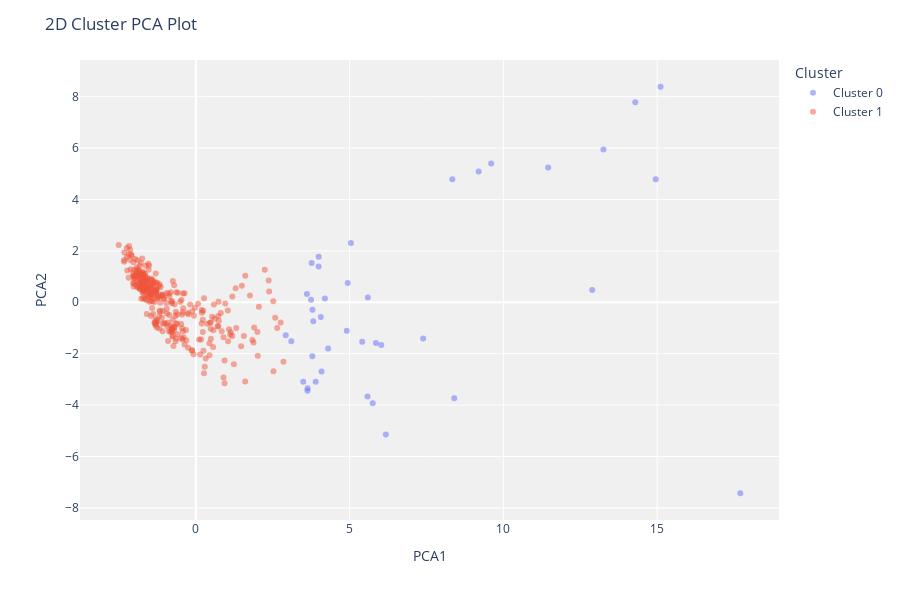

Notebook code for this chart:
### Code cell
plot_model(kmeans) # 0 seems to be "s" (without chatter)\ and 1 seems to be "c" (with chatter)

### Figure 1 — Plotly figure (JSON) as saved in the notebook; plotly's stock layout.template omitted (floating-point values rounded to 4 significant figures; data arrays with more than 128 entries replaced by an {"elided": "..."} marker saying what was removed)
{"data": [{"customdata": [[100], [52], [53], [54], [152], [151], [62], [63], [69], [71], [144], [141], [139], [78], [43], [301], [132], [87], [131], [128], [92], [127], [96], [97], [124], [101], [107], [116], [115], [137], [38], [55], [113], [11], [24], [4], [15], [28], [3], [16]], "hovertemplate": "Cluster=Cluster 0<br>PCA1=%{x}<br>PCA2=%{y}<br>Feature=%{customdata[0]}<extra></extra>", "legendgroup": "Cluster 0", "marker": {"color": "#636efa", "opacity": 0.5, "symbol": "circle"}, "mode": "markers", "name": "Cluster 0", "orientation": "v", "showlegend": true, "textposition": "top center", "type": "scatter", "x": [3.793, 5.593, 4.908, 14.29, 12.89, 9.603, 4.088, 4.064, 4.197, 14.95, 3.633, 5.581, 3.631, 6.028, 5.042, 3.106, 7.392, 3.611, 8.403, 4.938, 3.789, 2.923, 3.818, 5.409, 3.992, 3.898, 15.11, 3.767, 4.301, 17.7, 6.179, 3.747, 8.341, 5.752, 3.995, 5.857, 3.492, 9.196, 13.25, 11.46], "xaxis": "x", "y": [-0.2932, 0.1894, -1.108, 7.777, 0.477, 5.399, -2.69, -0.5751, 0.1451, 4.783, -3.346, -3.666, -3.444, -1.659, 2.307, -1.517, -1.413, 0.3181, -3.737, 0.752, -2.101, -1.285, -0.7416, -1.54, 1.389, -3.092, 8.385, 1.533, -1.798, -7.43, -5.143, 0.09803, 4.786, -3.925, 1.769, -1.588, -3.089, 5.084, 5.945, 5.245], "yaxis": "y"}, {"customdata": {"elided": "324x1 int values"}, "hovertemplate": "Cluster=Cluster 1<br>PCA1=%{x}<br>PCA2=%{y}<br>Feature=%{customdata[0]}<extra></extra>", "legendgroup": "Cluster 1", "marker": {"color": "#EF553B", "opacity": 0.5, "symbol": "circle"}, "mode": "markers", "name": "Cluster 1", "orientation": "v", "showlegend": true, "textposition": "top center", "type": "scatter", "x": {"elided": "324 float values"}, "xaxis": "x", "y": {"elided": "324 float values"}, "yaxis": "y"}], "layout": {"height": 600, "legend": {"title": {"text": "Cluster"}, "tracegroupgap": 0}, "margin": {"t": 60}, "plot_bgcolor": "rgb(240,240,240)", "title": {"text": "2D Cluster PCA Plot"}, "xaxis": {"anchor": "y", "domain": [0, 1], "title": {"text": "PCA1"}}, "yaxis": {"anchor": "x", "domain": [0, 1], "title": {"text": "PCA2"}}}}
